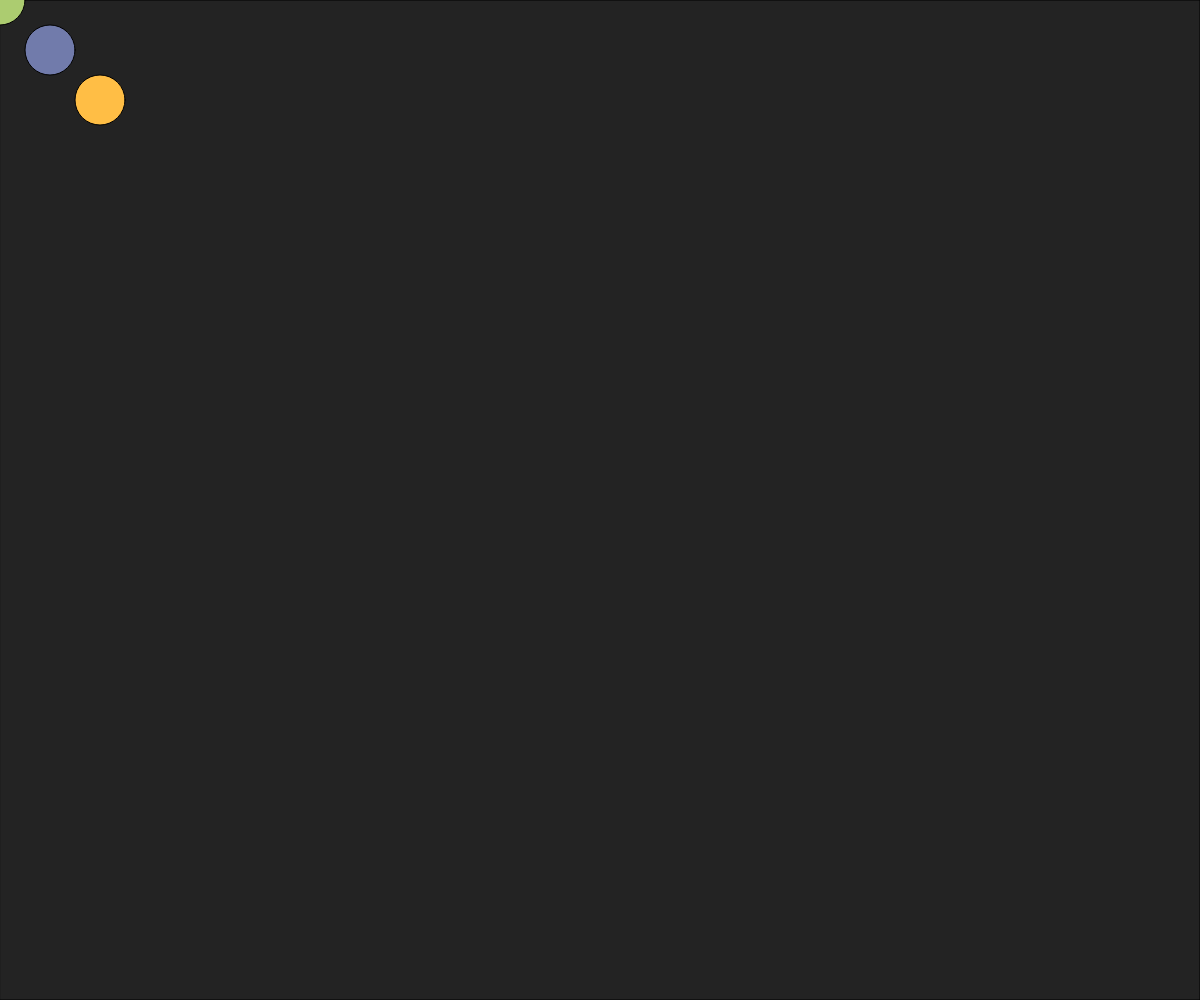
Frame 1 (no input)
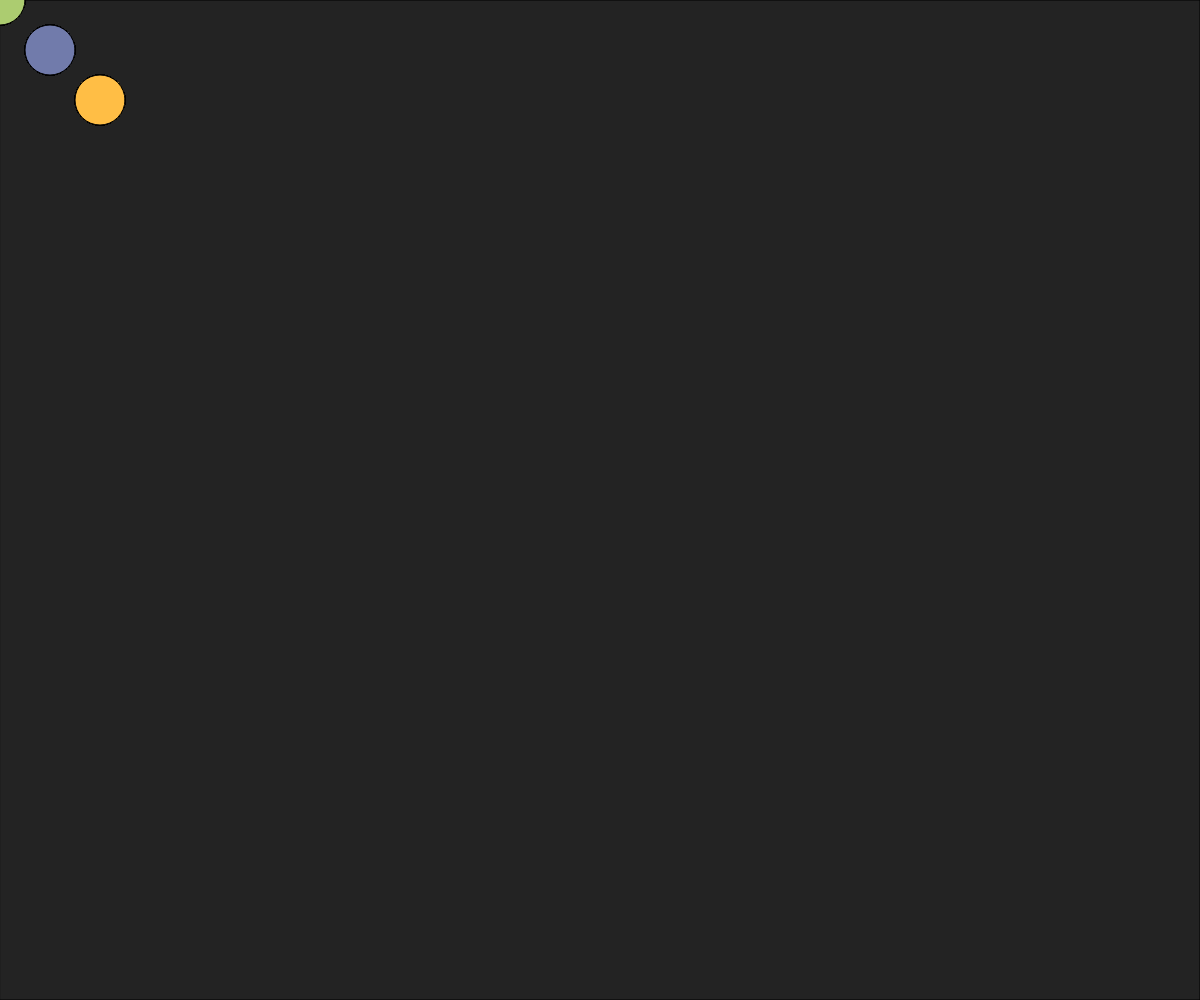
Frame 60 (no input)
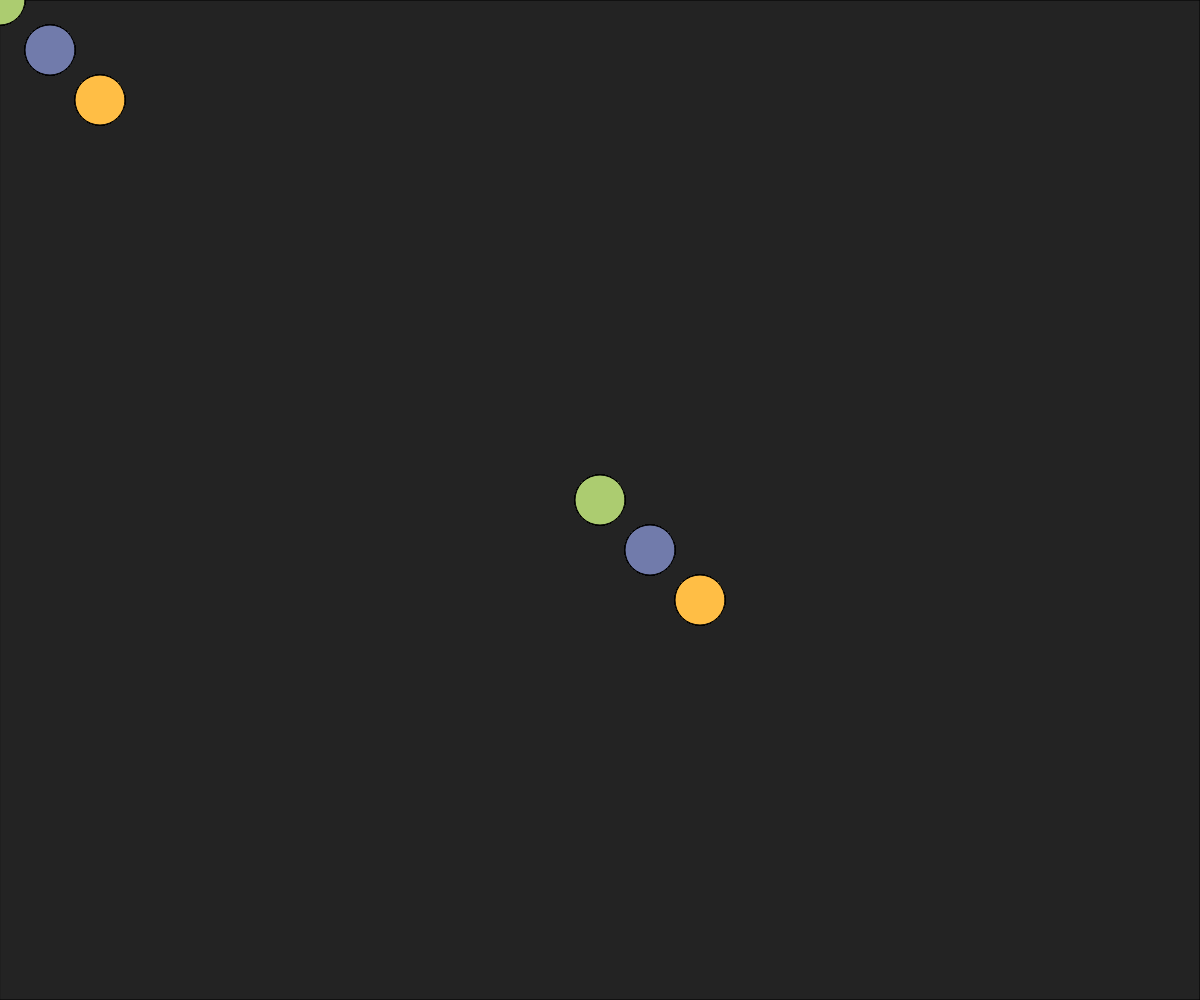
Frame 120 (the mouse pressed at the canvas centre since frame 60)

The p5.js sketch that drew these frames (run headless with seeded random() and noise() and a simulated clock; from frame 60 on, the mouse is pressed at the canvas centre):

// p5.js sketch
// ── sketch.js
function setup() {
    createCanvas(windowWidth, windowHeight);
    fill(35);
    rect(0, 0, width, height);
}

function draw() {

    //3d 2d drawer//
    let size = 50;	
    stroke(1);

    fill("#717bab");
    circle(mouseX + 50, mouseY + 50, size , size);

    fill("#accc70");
    circle(mouseX, mouseY, size , size);

    fill("#ffbe45");
    circle(mouseX + 100, mouseY +100, size, size);

 
}
